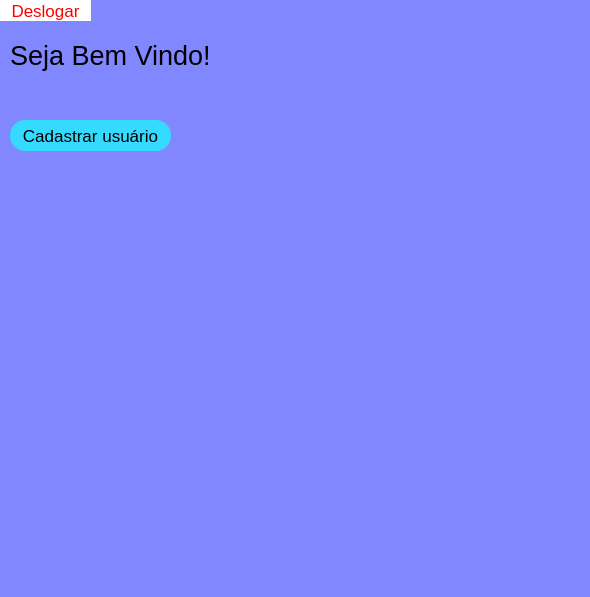
<?xml version="1.0" encoding="UTF-8"?>
<ui version="4.0">
 <class>MainWindow</class>
 <widget class="QMainWindow" name="MainWindow">
  <property name="geometry">
   <rect>
    <x>0</x>
    <y>0</y>
    <width>590</width>
    <height>597</height>
   </rect>
  </property>
  <property name="windowTitle">
   <string>MainWindow</string>
  </property>
  <property name="styleSheet">
   <string notr="true">background-color: rgb(129, 135, 255);</string>
  </property>
  <widget class="QWidget" name="centralwidget">
   <widget class="QPushButton" name="botao_deslogar">
    <property name="geometry">
     <rect>
      <x>0</x>
      <y>0</y>
      <width>91</width>
      <height>21</height>
     </rect>
    </property>
    <property name="font">
     <font>
      <pointsize>13</pointsize>
     </font>
    </property>
    <property name="styleSheet">
     <string notr="true">background-color: rgb(255, 255, 255);
border-radius: 15px;
border-style: outset;
color: rgb(255, 0, 0);</string>
    </property>
    <property name="text">
     <string>Deslogar</string>
    </property>
   </widget>
   <widget class="QLabel" name="label">
    <property name="geometry">
     <rect>
      <x>10</x>
      <y>40</y>
      <width>201</width>
      <height>31</height>
     </rect>
    </property>
    <property name="font">
     <font>
      <pointsize>20</pointsize>
     </font>
    </property>
    <property name="text">
     <string>Seja Bem Vindo!</string>
    </property>
   </widget>
   <widget class="QPushButton" name="botao_cadastrar">
    <property name="geometry">
     <rect>
      <x>10</x>
      <y>120</y>
      <width>161</width>
      <height>31</height>
     </rect>
    </property>
    <property name="font">
     <font>
      <pointsize>13</pointsize>
     </font>
    </property>
    <property name="styleSheet">
     <string notr="true">background-color: rgb(53, 218, 255);
border-radius: 15px;
border-style: outset;
color: rgb(0, 0, 0);</string>
    </property>
    <property name="text">
     <string>Cadastrar usuário</string>
    </property>
   </widget>
   <widget class="QLabel" name="nome_user">
    <property name="geometry">
     <rect>
      <x>210</x>
      <y>40</y>
      <width>231</width>
      <height>31</height>
     </rect>
    </property>
    <property name="font">
     <font>
      <pointsize>20</pointsize>
     </font>
    </property>
    <property name="text">
     <string/>
    </property>
   </widget>
  </widget>
  <widget class="QStatusBar" name="statusbar"/>
 </widget>
 <resources/>
 <connections/>
</ui>
